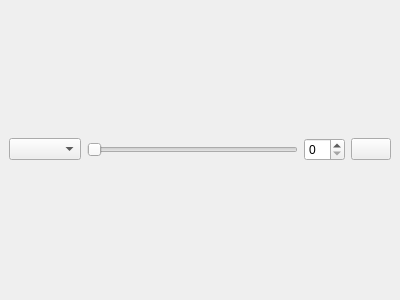
<?xml version="1.0" encoding="UTF-8"?>
<ui version="4.0">
 <class>DockWidget</class>
 <widget class="QDockWidget" name="DockWidget">
  <property name="geometry">
   <rect>
    <x>0</x>
    <y>0</y>
    <width>400</width>
    <height>300</height>
   </rect>
  </property>
  <property name="sizePolicy">
   <sizepolicy hsizetype="Preferred" vsizetype="Fixed">
    <horstretch>0</horstretch>
    <verstretch>0</verstretch>
   </sizepolicy>
  </property>
  <property name="features">
   <set>QDockWidget::NoDockWidgetFeatures</set>
  </property>
  <property name="allowedAreas">
   <set>Qt::BottomDockWidgetArea|Qt::TopDockWidgetArea</set>
  </property>
  <widget class="QWidget" name="dockWidgetContents">
   <layout class="QGridLayout" name="gridLayout">
    <property name="topMargin">
     <number>0</number>
    </property>
    <property name="bottomMargin">
     <number>0</number>
    </property>
    <item row="1" column="6">
     <widget class="QPushButton" name="holdButton">
      <property name="toolTip">
       <string>Click Add/Remove or press Space to hold/unhold the current curve</string>
      </property>
     </widget>
    </item>
    <item row="1" column="4">
     <widget class="QSlider" name="spectrumSlider">
      <property name="toolTip">
       <string>Slide through spectrum or bin index using the mouse or arrow keys</string>
      </property>
      <property name="orientation">
       <enum>Qt::Horizontal</enum>
      </property>
     </widget>
    </item>
    <item row="1" column="3">
     <widget class="QComboBox" name="modeComboBox">
      <property name="toolTip">
       <string>Select the curve type/dimension</string>
      </property>
     </widget>
    </item>
    <item row="1" column="5">
     <widget class="QSpinBox" name="spectrumSpinBox">
      <property name="toolTip">
       <string>The spectrum or bin index</string>
      </property>
     </widget>
    </item>
   </layout>
  </widget>
 </widget>
 <resources/>
 <connections/>
</ui>
